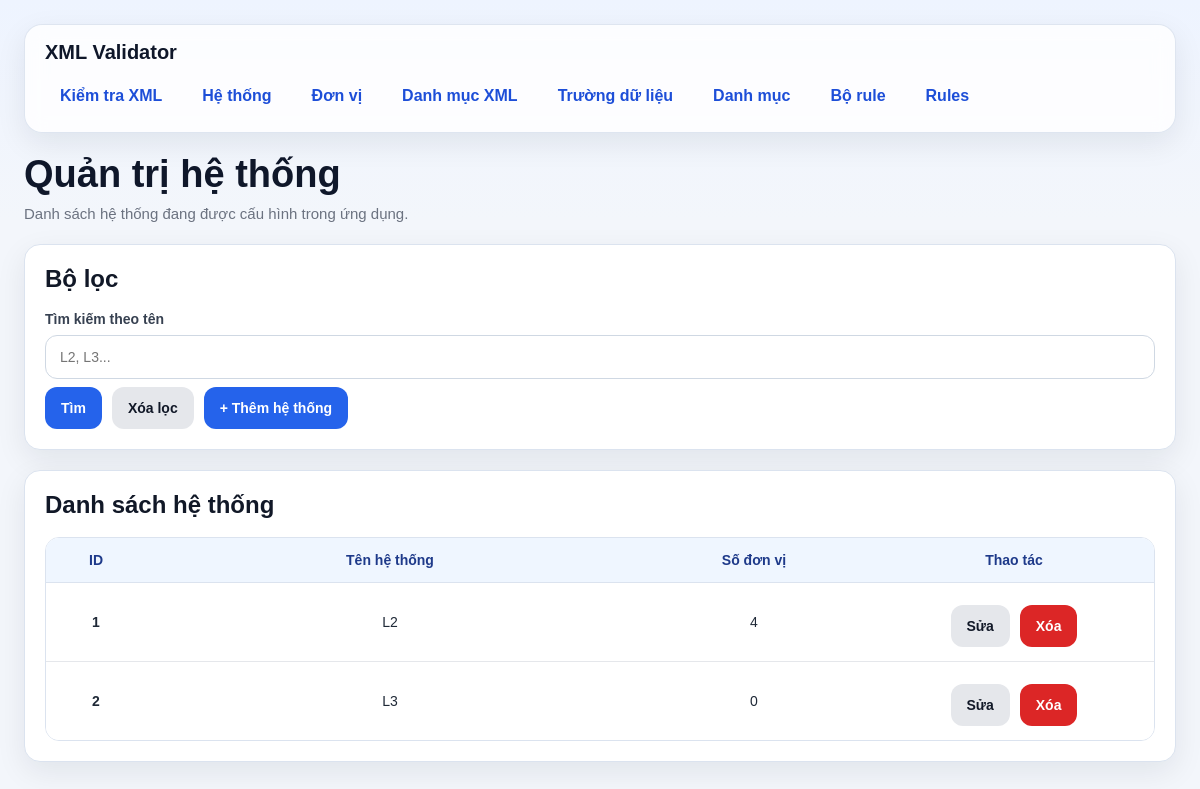
Page /systems/ on the committed database.
### models/system_model.py (models this page shows, shortened)
class HeThong(db.Model):
    __tablename__ = "he_thong"
    id = db.Column(db.Integer, primary_key=True)
    ten_he_thong = db.Column(db.String(100), nullable=False, unique=True)

### routes/system_routes.py (the view)
@system_bp.route("/", methods=["GET"])
def list_systems():
    keyword = (request.args.get("keyword") or "").strip()
    query = HeThong.query
    if keyword:
        query = query.filter(HeThong.ten_he_thong.ilike(f"%{keyword}%"))
    items = query.order_by(HeThong.id.asc()).all()
    return render_template("systems.html", items=items, keyword=keyword)

### templates/systems.html (shortened to what this page needs)
{% extends "base.html" %}
{% block content %}
<div class="page-header">
    <h1 class="page-title">Quản trị hệ thống</h1>
    <div class="page-subtitle">Danh sách hệ thống đang được cấu hình trong ứng dụng.</div>
</div>
<div class="card">
    <h2 class="card-title">Bộ lọc</h2>
    <form method="GET">
        <label>Tìm kiếm theo tên</label>
        <input type="text" name="keyword" value="{{ keyword }}" placeholder="L2, L3...">
        <div class="actions">
            <button class="btn btn-primary" type="submit">Tìm</button>
            <a href="/systems" class="btn btn-secondary">Xóa lọc</a>
            <a href="/systems/create" class="btn btn-primary">+ Thêm hệ thống</a>
        </div>
    </form>
</div>
<div class="card">
    <h2 class="card-title">Danh sách hệ thống</h2>
    {% if items %}
        <div class="table-wrap">
            <table>
                <thead>
                    <tr>
                        <th style="width: 100px;">ID</th>
                        <th>Tên hệ thống</th>
                        <th style="width: 240px;">Số đơn vị</th>
                        <th style="width: 280px;">Thao tác</th>
                    </tr>
                </thead>
                <tbody>
                    {% for x in items %}
                    <tr>
                        <td><strong>{{ x.id }}</strong></td>
                        <td>{{ x.ten_he_thong }}</td>
                        <td>{{ x.don_vis|length }}</td>
                        <td>
                            <div class="actions actions-center">
                                <a class="btn btn-secondary" href="/systems/{{ x.id }}/edit">Sửa</a>
                                <form class="inline" method="POST" action="/systems/{{ x.id }}/delete" onsubmit="return confirm('Xóa hệ thống này?');">
                                    <button class="btn btn-danger" type="submit">Xóa</button>
                                </form>
                            </div>
                        </td>
                    </tr>
                    {% endfor %}
                </tbody>
            </table>
        </div>
    {% else %}
        <div class="empty-state">Chưa có dữ liệu hệ thống.</div>
    {% endif %}
</div>
{% endblock %}

### templates/base.html (style rules this page uses)
* { box-sizing: border-box; }
:root { --bg: #f3f6fb; --card: #ffffff; --card-soft: #f8fafc; --border: #dbe3ef; --text: #1f2937; --muted: #6b7280; --primary: #2563eb; --primary-hover: #1d4ed8; --danger: #dc2626; --danger-hover: #b91c1c; --success-bg: #dcfce7; --success-text: #166534; --warning-bg: #fef3c7; --warning-text: #92400e; --error-bg: #fee2e2; --error-text: #991b1b; --shadow: 0 10px 30px rgba(15, 23, 42, 0.08); --radius: 16px; }
body { margin: 0; font-family: Arial, Helvetica, sans-serif; background: linear-gradient(180deg, #eef4ff 0%, var(--bg) 220px); color: var(--text); }
.page-header { margin-bottom: 22px; }
.page-title { margin: 0; font-size: 38px; line-height: 1.15; color: #0f172a; }
.page-subtitle { margin-top: 8px; color: var(--muted); font-size: 15px; }
.card { background: var(--card); border: 1px solid var(--border); border-radius: var(--radius); box-shadow: var(--shadow); padding: 20px; margin-bottom: 20px; }
.card-title { margin: 0 0 18px 0; font-size: 24px; font-weight: 700; color: #111827; }
label { display: block; font-size: 14px; font-weight: 700; margin-bottom: 8px; margin-top: 8px; color: #374151; }
input[type="text"], input[type="date"], input[type="file"], input[type="password"], input[type="number"], select, textarea { width: 100%; min-height: 44px; border: 1px solid #cfd8e3; border-radius: 12px; padding: 10px 14px; font-size: 14px; background: #fff; color: var(--text); outline: none; transition: border-color 0.2s, box-shadow 0.2s; }
.actions { display: flex; flex-wrap: wrap; gap: 10px; margin-top: 8px; }
.actions-center { justify-content: center; }
.btn, button { border: none; min-height: 42px; padding: 10px 16px; border-radius: 12px; cursor: pointer; font-weight: 700; font-size: 14px; text-decoration: none; display: inline-flex; align-items: center; justify-content: center; transition: 0.2s ease; }
.btn-primary { background: var(--primary); color: white; }
.btn-secondary { background: #e5e7eb; color: #111827; }
.btn-danger { background: var(--danger); color: white; }
.table-wrap { overflow-x: auto; border: 1px solid var(--border); border-radius: 14px; }
table { width: 100%; border-collapse: collapse; background: white; }
th { background: #eff6ff; color: #1e3a8a; font-size: 14px; font-weight: 700; text-align: center; padding: 14px 12px; border-bottom: 1px solid var(--border); }
td { padding: 14px 12px; border-bottom: 1px solid #e5e7eb; vertical-align: middle; font-size: 14px; text-align: center; }
tbody tr:last-child td { border-bottom: none; }
.inline { display: inline; }

### rows in the picture
HeThong: id "1", ten_he_thong "L2", don_vis|length "4"
HeThong: id "2", ten_he_thong "L3", don_vis|length "0"
